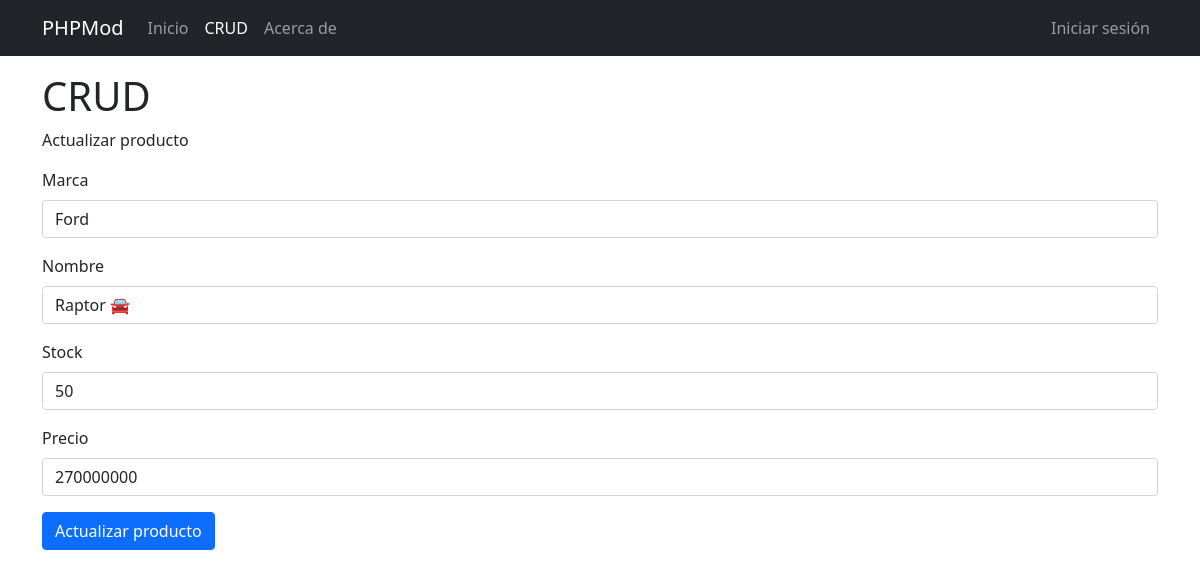
The page /phpmod/crud/?tab=actualizar&id=8 (signed in) on the database its author committed.
### tables this page shows
CREATE TABLE `productos` (
  `Pro_id` int(11) NOT NULL,
  `Pro_marca` varchar(100) NOT NULL,
  `Pro_nombre` varchar(100) NOT NULL,
  `Pro_stock` int(11) NOT NULL,
  `Pro_precio` int(11) NOT NULL
);

### src/app/main.php (called while the page is built, shortened)
<?php
class App
{
    public static $url;
    public function load()
    {
        self::$url = $this->verificarUri(URI);
        $router = new Router();
        $view = $router->linkModel(self::$url);
        include $view;
    }
    private function verificarUri($uri)
    {
        if (APP_PRO) {
            $link = $url = $this->str_replace_first("/", "", $uri);
        } else {
            $link = $url = str_replace("/" . APP_ROOT, "", $uri);
        }
        $link = preg_replace('/(\/+)/', '/', $link);
        $temporal = preg_split('@/@', $link, null, PREG_SPLIT_NO_EMPTY);
        foreach ($temporal as $key => $value) {
            if (strpos($value, '?') !== false) {
                unset($temporal[$key]);
            }
        }
        return $temporal;
    }
}

### index.php (called while the page is built, shortened)
<?php
require_once APP . "main.php";
require_once APP . "functions.php";
$app = new App();
$app->load();

### src/modules/crud/crudController.php (called while the page is built, shortened)
<?php
class CrudController
{
    public function getProducto($id)
    {
        $model = new CrudModel();
        $model->id = $id;
        return _getFirst($model->getProducto());
    }
}

### src/modules/crud/crudModel.php (called while the page is built, shortened)
<?php
class CrudModel
{
    public $id;
    public function getProducto()
    {
        $sql = "select * from productos where Pro_id = ?";
        return _query($sql, [$this->id], RES_FETCH_ASSOC, null, false);
    }
}

### src/app/database.php (called while the page is built, shortened)
<?php
class Conexion
{
    public static function conectar()
    {
        try {
            $con = new PDO("mysql:host=" . DB_HOST . ";dbname=" . DB_NAME, DB_USER, DB_PASS);
            $con->exec("SET CHARACTER set utf8mb4");
            $con->exec("SET NAMES utf8mb4");
            $con->setAttribute(PDO::ATTR_ERRMODE, PDO::ERRMODE_EXCEPTION);
            return $con;
        } catch (PDOException $e) {
            if (APP_DEBUG) {
                _response(false, $e->getMessage(), [], ERROR_PDO);
            } else {
                _response(false, "Error estableciendo conexión con la base de datos", [], ERROR_PDO);
            }
            die();
        }
    }
}

### src/app/functions.php (called while the page is built, shortened)
<?php
function _query($sql, $parameters, $responseType, $operationType = null, $isAjax = true)
{
    switch ($responseType) {
        case 1:
            try {
                $stm = Conexion::conectar()->prepare($sql);
                $stm->execute($parameters);
                return $stm->fetchAll(PDO::FETCH_ASSOC);
            } catch (PDOException $e) {
                if (APP_DEBUG) {
                    if ($isAjax) {
                        _response(false, $e->getMessage(), [], ERROR_PDO);
                    } else {
                        echo $e->getMessage();
                    }
                } else {
                    if ($isAjax) {
                        _response(false, "Se produjo un error en el servidor.", [], ERROR_PDO);
                    } else {
                        echo "Se produjo un error en el servidor.";
                    }
                }
            }
            break;
    }
}
function _getFirst($array)
{
    if (count($array) > 0) {
        return $array[0];
    }
    return $array;
}

### src/modules/crud/actualizar.php (the view, shortened to what this page needs)
<?php
require_once APP . 'database.php';
require_once 'crudModel.php';
require_once 'crudController.php';
$controller = new CrudController();
$id = isset($_GET['id']) ? $_GET['id'] : null;
if ($id) {
    $item = $controller->getProducto($id);
} else {
    header('location: ' . HOST . 'crud');
}
?>
<!doctype html>
<html lang="es">
<head>
  <link href="https://cdn.jsdelivr.net/npm/bootstrap@5.0.0-beta1/dist/css/bootstrap.min.css" rel="stylesheet"
>
</head>
<body>
  <?php include INC . 'navbar.php';?>
  <div class="container pt-3">
  <h1>CRUD</h1>
  <p>Actualizar producto</p>
    <form action="" method="post">
        <div class="mb-3">
            <label class="form-label">Marca</label>
            <input type="text" class="form-control" name="mar" value="<?=$item['Pro_marca']?>" required>
        </div>
        <div class="mb-3">
            <label class="form-label">Nombre</label>
            <input type="text" class="form-control" name="nom" value="<?=$item['Pro_nombre']?>" required>
        </div>
        <div class="mb-3">
            <label class="form-label">Stock</label>
            <input type="number" class="form-control" name="sto" value="<?=$item['Pro_stock']?>" required>
        </div>
        <div class="mb-3">
            <label class="form-label">Precio</label>
            <input type="number" class="form-control" name="pre" value="<?=$item['Pro_precio']?>" required>
        </div>
        <div class="mb-3">
            <button type="submit" class="btn btn-primary" name="submit">Actualizar producto</button>
        </div>
    </form>
    </div>
</body>
</html>

### rows shown on the page
productos: mar "Ford", nom "Raptor 🚘", sto "50", pre "270000000"

### other values the page prints
APP_NAME "PHPMod"
